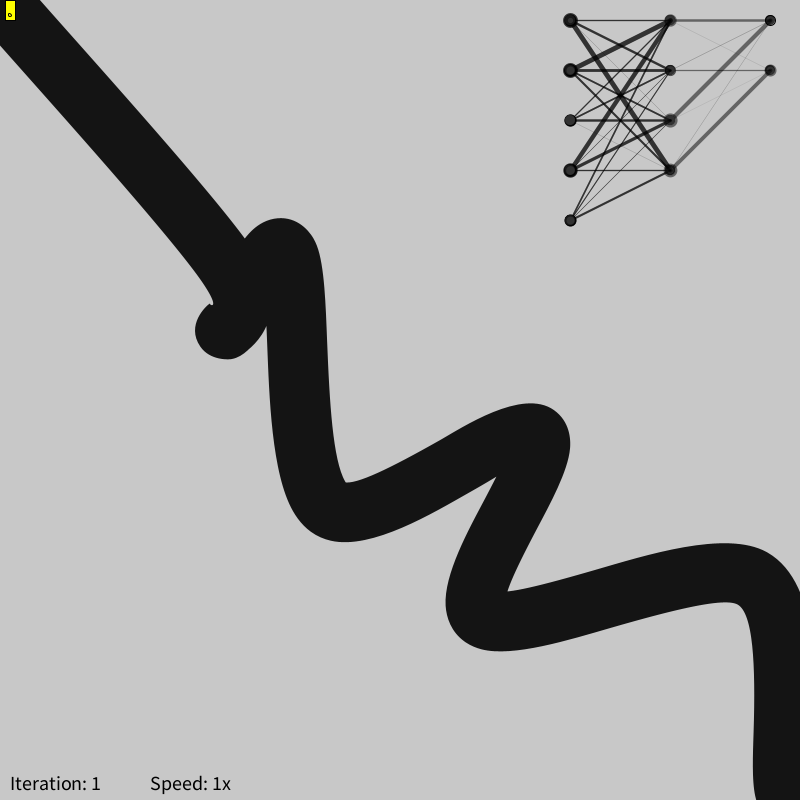
Frame 1 (no input)
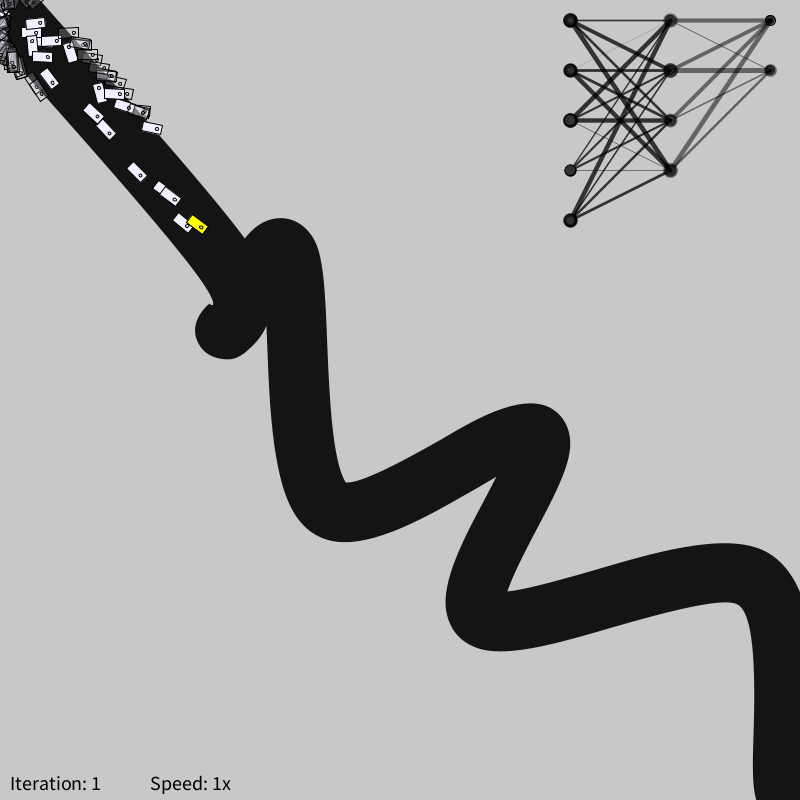
Frame 60 (the mouse pressed at the canvas centre just before this capture)
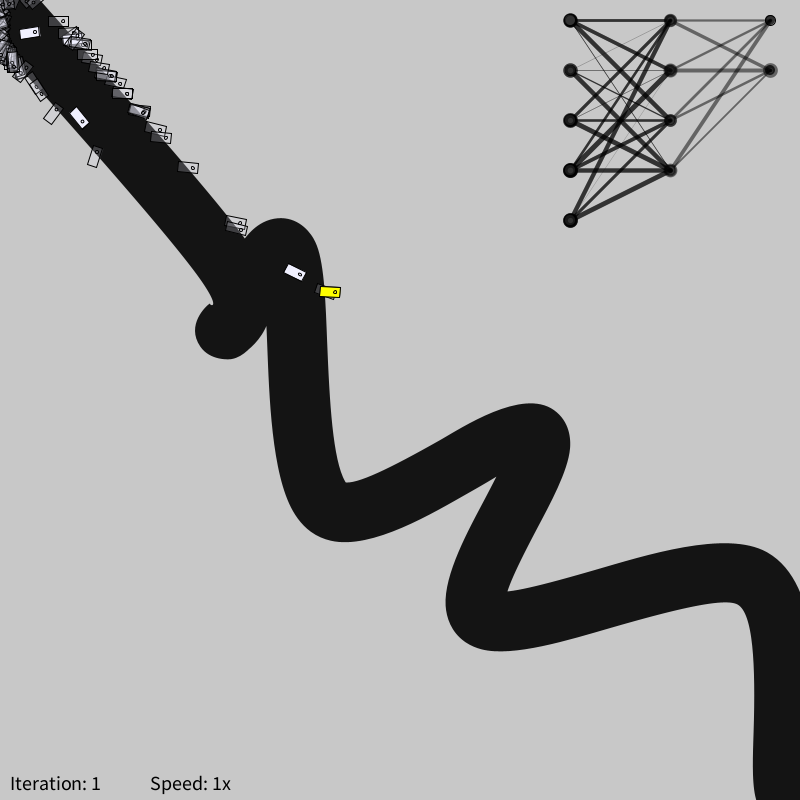
Frame 120 (the mouse held since frame 60 and released just before this capture)

The Processing sketch that drew these frames (run headless with seeded random() and noise(); from frame 60 on, the mouse is pressed at the canvas centre):

// Processing sketch: MachineLearningRace
// ── MachineLearningRace.pde
int amountOfCars = 100;
int iteration = 1;
Population population;
ArrayList<PVector> trackCoordinates;
int[] backgroundPixels;
color streetColor = color(20);

int ttl = 1000; // time-to-live: amount of loops per iteration
int ttlCounter = 0;
int skipedFrames = 1;

void setup() {
  size(800, 800);
  population = new Population(amountOfCars);
  createTrack(10);
}

void draw() {
  background(200);
  textSize(20);
  fill(0);
  text("Iteration: " + iteration, 10, height-10); 
  text("Speed: " + skipedFrames + "x", 150, height-10); 
  drawTrack();

  population.show();
  population.getBestCar().neuralNet.show();

  for (int skip = 0; skip < skipedFrames; skip++) {
    population.update();

    if (!population.isAlive() || ttlCounter > ttl) {
      population.nextGeneration();
      iteration++;
      ttlCounter = 0;
      break;
    }
    ttlCounter++;
  }
}

void createTrack(int points) {
  PVector start = new PVector(0, 0);
  trackCoordinates = new ArrayList();
  trackCoordinates.add(start); // start control point (not drawn)
  trackCoordinates.add(start);

  if (points>0) {
    int widthFactor = width/points;
    int heightFactor = height/points;
    for (int i= 1; i<points-1; i++) {
      trackCoordinates.add(
        new PVector(int(widthFactor*i + random(200)), int(heightFactor*i + random(200))));
    }
  }
  PVector end = new PVector(width, height);
  trackCoordinates.add(end); // end control point (not drawn)
  trackCoordinates.add(end);
}

void drawTrack() {
  noFill();
  strokeWeight(60);
  stroke(streetColor);
  beginShape();
  for (PVector coord : trackCoordinates) {
    curveVertex(coord.x, coord.y);
  }
  endShape();
  strokeWeight(1);
  backgroundPixels = get().pixels;
}

void keyPressed() {
  if (key == ' ') {
    createTrack(10);
  } else if (key == '+') {
    skipedFrames++;
  } else if (key == '-') {
    if (skipedFrames == 0) {
      return;
    }
    skipedFrames--;
  }
}
// ── Car.pde
class Car {
  color clr;
  PVector pos;
  float heading;
  float vel;

  int nSensors;
  ArrayList<Float> distances;

  float drivenDistance;
  boolean isAlive;
  boolean showRays;

  float fitness;

  NeuralNet neuralNet;

  Car(PVector pos) {
    this.clr = color(240, 240, 255);
    this.pos = pos;
    this.heading = PI/2;
    this.vel = max(1, random(5));
    this.nSensors = 3; 
    this.distances = new ArrayList<Float>(nSensors);
    this.drivenDistance = 0.0;
    this.isAlive = true;
    this.showRays = false;

    int hiddenNodes = 4;
    this.neuralNet = new NeuralNet(nSensors + 2, hiddenNodes, 2);
  }

  void updateState() {
    if (isAlive()) {
      this.measureDistances();
      this.adaptControls();
      this.updatePosition();
    }
  }

  /**
   * Measures the distance of all sensors to a wall.
   * The sensors are more or less equally distributed over the front 180° cone of the car.
   * If the amount of sensors is odd, there will be no front sensor (0°). If the amount is
   * even, there will be a front sensor.
   */
  void measureDistances() {
    this.distances = new ArrayList<Float>(this.nSensors);

    if (this.nSensors % 2 != 0) {
      this.distances.add(normalizeDistance(rayDistance(this.heading)));
    }

    for (int i=1; i<=(nSensors/2); i++) {
      float angle = PI / (floor(nSensors/2)*2);
      this.distances.add(normalizeDistance(rayDistance(this.heading+i*angle))); 
      this.distances.add(normalizeDistance(rayDistance(this.heading-i*angle)));
    }
  }

  float rayDistance(float angle){
    return this.rayDistance(angle, this.showRays);
  }

  float rayDistance(float angle, boolean showRays) {
    float x = this.pos.x; 
    float y = this.pos.y; 
    while (isInsideCanvas(x, y)) {
      if (!isOnTrack(x, y)) {
        break;
      }
      x += cos(angle)*2; 
      y += sin(angle)*2;
    }

    if (showRays) {
      fill(255, 255, 255, 100); 
      ellipse(x, y, 5, 5); 
      strokeWeight(1); 
      stroke(255, 255, 255, 100); 
      line(this.pos.x, this.pos.y, x, y);
    }
    return dist(this.pos.x, this.pos.y, x, y);
  }

  /**
   * Normalizes the distances to range 0 to 1.
   */
  float normalizeDistance(float dist) {
    float maxDist = dist(0, 0, width, height); 
    return map(dist, 0, maxDist, 0, 1);
  }

  // adapt the amount of input nodes of the NeuralNet accordingly: distances.size() + 1 (vel)
  void adaptControls() {
    ArrayList<Float> inputs = distances; 
    inputs.add(map(this.vel, 0, 50, 0, 1));
    inputs.add(map(this.heading, -PI, PI, -1, 1));

    ArrayList<Float> control = this.neuralNet.returnOutputs(inputs); 
    //println("vel change", control.get(0));
    //println("heading change", control.get(1));

    this.vel += control.get(0); 
    this.heading += control.get(1);
  }

  void updatePosition() {
    if (!isAlive()) {
      this.clr = color(255, 0, 0); 
      this.vel = 0.0; 
      return;
    }
    float deltaX = this.vel * cos(this.heading); 
    float deltaY = this.vel * sin(this.heading); 
    this.pos.x += deltaX; 
    this.pos.y += deltaY; 
    drivenDistance += abs(deltaX) + abs(deltaY);
  }

  float getFitness() {
    this.fitness = dist(this.pos.x, this.pos.y, 0, 0); 
    return this.fitness;
  }
  void show() {
    this.show(false);
  }

  void show(boolean highlight) {
    rectMode(CENTER); 
    if (highlight) {
      fill(color(255, 255, 0));
    } else if(!this.isAlive){
      fill(this.clr, 50);
    }
    else {
      fill(this.clr);
    }
    stroke(0); 
    pushMatrix(); 
    translate(this.pos.x, this.pos.y); 
    rotate(this.heading); 
    rect(0, 0, 20, 10); 
    ellipse(5, 0, 3, 3); 
    popMatrix();
  }

  int convertCoordinateToIndex(float x, float y) {
    return floor(x) + floor(y) * width;
  }

  boolean isAlive() {
    // skip computation, if we already know from prev loop, that car is not alive
    if (!this.isAlive) {
      return false;
    }

    float x = pos.x; 
    float y = pos.y; 
    if (isInsideCanvas(x, y) && isOnTrack(x, y)) {
      return true;
    } else {
      this.isAlive = false; 
      return false;
    }
  }

  boolean isOnTrack(float x, float y) {
    return red(backgroundPixels[convertCoordinateToIndex(x, y)]) == red(streetColor)
      && green(backgroundPixels[convertCoordinateToIndex(x, y)]) == green(streetColor)
      && blue(backgroundPixels[convertCoordinateToIndex(x, y)]) == blue(streetColor);
  }

  boolean isInsideCanvas(float x, float y) {
    return x > 0 && x < width && y > 0 && y < height;
  }
}
// ── NeuralNet.pde
class NeuralNet {
  int inputNodes;
  int hiddenNodes;
  int outputNodes;
  ArrayList<Perceptron> hiddenPerceptrons;
  ArrayList<Perceptron> outputPerceptrons;

  NeuralNet(int inputNodes, int hiddenNodes, int outputNodes) {

    this.inputNodes = inputNodes;
    this.hiddenNodes = hiddenNodes;
    this.outputNodes = outputNodes;

    this.hiddenPerceptrons= new ArrayList<Perceptron>(hiddenNodes);
    this.outputPerceptrons= new ArrayList<Perceptron>(outputNodes);

    // initialize all hidden perceptrons
    for (int i=0; i<hiddenNodes; i++) {
      hiddenPerceptrons.add(new Perceptron(inputNodes));
    }

    // initialize all output perceptrons
    for (int i=0; i<outputNodes; i++) {
      outputPerceptrons.add(new Perceptron(hiddenNodes));
    }
  }

  /*
   * Creates a new neural net and copies all weights of other.
   */
  NeuralNet(NeuralNet other) {
    this.inputNodes = other.inputNodes;
    this.hiddenNodes = other.hiddenNodes;
    this.outputNodes = other.outputNodes;

    this.hiddenPerceptrons= new ArrayList<Perceptron>(hiddenNodes);
    this.outputPerceptrons= new ArrayList<Perceptron>(outputNodes);

    for (Perceptron p : other.hiddenPerceptrons) {
      this.hiddenPerceptrons.add(new Perceptron(p.weights));
    }
    
    for (Perceptron p : other.outputPerceptrons) {
      this.outputPerceptrons.add(new Perceptron(p.weights));
    }
  }

  ArrayList<Float> returnOutputs(ArrayList inputs) {
    ArrayList<Float> hiddenOutputs = new ArrayList<Float>(hiddenNodes);
    for (int i=0; i<hiddenNodes; i++) {
      hiddenOutputs.add(hiddenPerceptrons.get(i).getOutput(inputs));
    }

    ArrayList<Float> outputs = new ArrayList<Float>(outputNodes);
    for (int i=0; i<outputNodes; i++) {
      outputs.add(outputPerceptrons.get(i).getOutput(hiddenOutputs));
    }
    return outputs;
  }

  void mutate(float mutationRate) {
    for (int i=0; i < hiddenNodes; i++) {
      Perceptron hp = hiddenPerceptrons.get(i);
      hp.mutateWeights(mutationRate);
      hiddenPerceptrons.set(i, hp);
    }

    for (int i=0; i < outputNodes; i++) {
      Perceptron op = outputPerceptrons.get(i);
      op.mutateWeights(mutationRate);
      outputPerceptrons.set(i, op);
    }
  }

  void show() {
    int topRightX = width-30;
    int topRightY = 20;
    int hSpace = 100;
    int vSpace = 50;

    //output nodes
    for (int i=0; i < outputNodes; i++) {
      int x = topRightX;
      int y = topRightY + i*vSpace;

      fill(50);
      ellipse(x, y, 10, 10);

      // hidden nodes
      for (int j=0; j < hiddenNodes; j++) {
        float w = map(outputPerceptrons.get(i).weights.get(j), -1, 1, 0, 5);
        stroke(0, 128);
        strokeWeight(w);
        line(x, y, topRightX - hSpace, topRightY + j*vSpace);
        ellipse(topRightX - hSpace, topRightY + j*vSpace, 10, 10);

        // input nodes
        for (int k=0; k < inputNodes; k++) {
          w = map(hiddenPerceptrons.get(j).weights.get(k), -1, 1, 0, 5);
          stroke(0, 128);
          strokeWeight(w);
          line(topRightX - hSpace, topRightY + j*vSpace, topRightX - 2*hSpace, topRightY + k*vSpace);
          ellipse(topRightX - 2*hSpace, topRightY + k*vSpace, 10, 10);
        }
      }
    }
  }
}
// ── Perceptron.pde
class Perceptron {
  ArrayList<Float> weights;

  Perceptron(int amountOfWeights) {
    this.weights = new ArrayList<Float>(amountOfWeights);
    for (int i=0; i<amountOfWeights; i++) {
      weights.add(random(-1, 1));
    }
  }

  Perceptron(ArrayList<Float> inputWeights) {
    this.weights = new ArrayList<Float>(inputWeights.size());
    for (float w : inputWeights) {
      this.weights.add(w);
    }
  }

  float getOutput(ArrayList<Float> inputs) {
    float summedWeightedInputs = 0.0;
    for (int i=0; i<inputs.size(); i++) {
      summedWeightedInputs += weights.get(i) * inputs.get(i);
    }
    return activationFunction(summedWeightedInputs);
  }

  // Sigmoid Function from -1 to +1
  float activationFunction(float x) {
    return 2.0/(1+exp(-x)) - 1;
  }

  void mutateWeights(float mutationRate) {
    for (int i=0; i<weights.size(); i++) {
      float w = weights.get(i);
      float noise = random(-mutationRate, mutationRate);
      weights.set(i, constrain(w + noise, -1, 1));
    }
  }
}
// ── Population.pde
class Population { //<>// //<>//
  ArrayList<Car> cars;

  Population(int amountOfCars) {
    cars = new ArrayList<Car>();
    for (int i=0; i<amountOfCars; i++) {
      cars.add(new Car(new PVector(10, 10)));
    }
  }

  // Resampling Wheel
  void nextGeneration() {
    ArrayList<Car> children = new ArrayList<Car>();

    // make sure, that the best car is for sure in the new population
    Car bestCar = getBestCar();

    Car child = generateChild(bestCar);
    child.clr = color(0, 255, 0);
    children.add(child);

    float maxScore = bestCar.getFitness();
    float beta = 0.0;
    int index = floor(random(amountOfCars));
    for (int i=1; i<amountOfCars; i++) {
      beta += random(2*maxScore);
      while (beta > cars.get(index).getFitness()) {
        beta -= cars.get(index).getFitness();
        index = (index + 1) % amountOfCars;
      }
      children.add(mutateChild(generateChild(cars.get(index))));
    }
    this.cars = children;
  }

  Car generateChild(Car parent) {
    Car child = new Car(new PVector(10, 10));
    child.neuralNet = new NeuralNet(parent.neuralNet);
    return child;
  }

  Car mutateChild(Car child) {
    child.neuralNet.mutate(random(0.2));
    return child;
  }

  Car getBestCar() {
    float bestScore = 0; 
    Car bestCar = null;
    for (Car car : cars) {
      float score = car.getFitness();
      if (score > bestScore) {
        bestScore = score;
        bestCar = car;
      }
    }
    return bestCar;
  }


  boolean isAlive() {
    for (Car car : cars) {
      if (car.isAlive) {
        return true;
      }
    }
    return false;
  }

  void update() {
    for (Car car : cars) {
      car.updateState();
    }
  }

  void show() {
    for (int c = cars.size()-1; c >= 0; c--) {
      cars.get(c).show();
    }

    // highlight best car
    this.getBestCar().show(true);
  }
}
